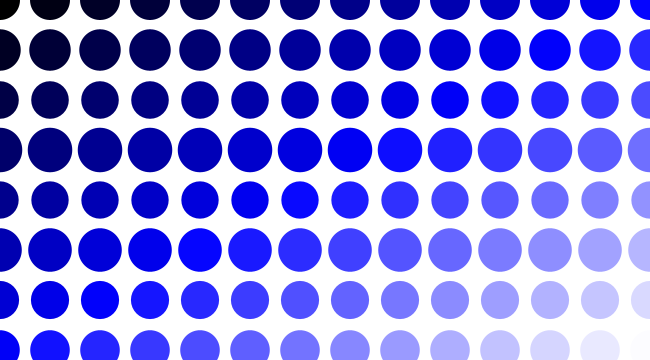
Frame 1 (no input)
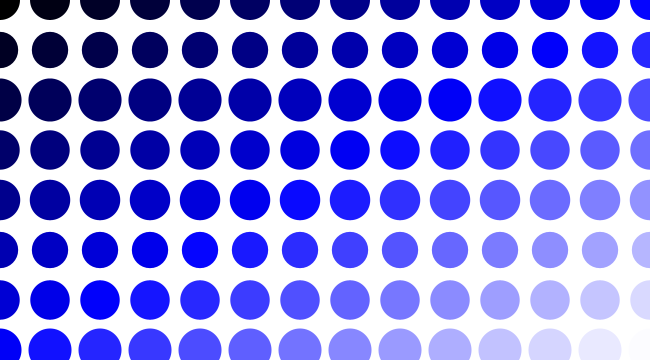
Frame 60 (the mouse pressed at the canvas centre just before this capture)
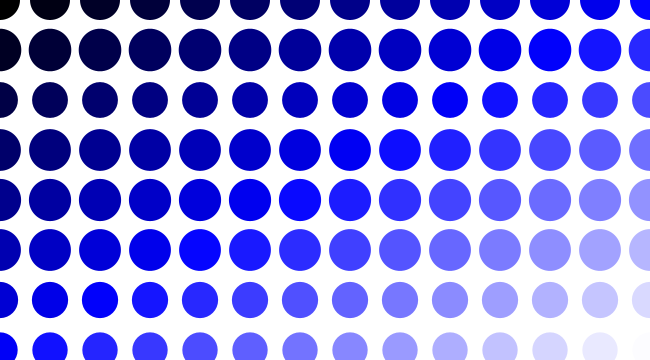
Frame 120 (the mouse held since frame 60 and released just before this capture)

The Processing sketch that drew these frames (run headless with seeded random() and noise(); from frame 60 on, the mouse is pressed at the canvas centre):

// Processing sketch: showcase_nest_loops_circles
// ── showcase_nest_loops_circles.pde
void setup() {
  size(650, 360);
  frameRate(5);
}

void draw() {
  background(255);
  noStroke();

  float r = 40;
  for (int y = 0; y <= height; y += 50) {
    for (int x = 0; x <= width; x += 50) {
      float col = map(x, 0, width, 0, 255);
      float col1 = map(y, 0, height, 0, 255);
      fill(col + col1 - 250, col + col1 - 250, col + col1);
      ellipse(x, y, r, r);
    }
    r = random(35, 45);
  }
}
